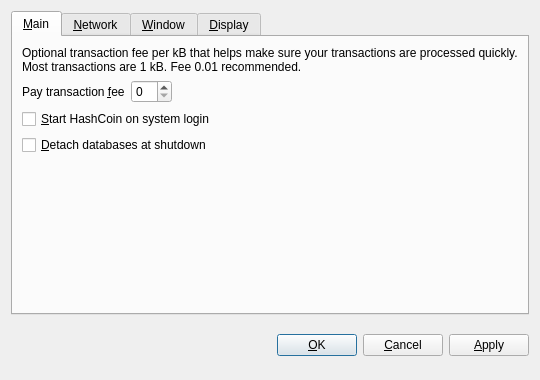
<?xml version="1.0" encoding="UTF-8"?>
<ui version="4.0">
 <class>OptionsDialog</class>
 <widget class="QDialog" name="OptionsDialog">
  <property name="geometry">
   <rect>
    <x>0</x>
    <y>0</y>
    <width>540</width>
    <height>380</height>
   </rect>
  </property>
  <property name="windowTitle">
   <string>Options</string>
  </property>
  <property name="modal">
   <bool>true</bool>
  </property>
  <layout class="QVBoxLayout" name="verticalLayout">
   <item>
    <widget class="QTabWidget" name="tabWidget">
     <property name="tabPosition">
      <enum>QTabWidget::North</enum>
     </property>
     <property name="currentIndex">
      <number>0</number>
     </property>
     <widget class="QWidget" name="tabMain">
      <attribute name="title">
       <string>&amp;Main</string>
      </attribute>
      <layout class="QVBoxLayout" name="verticalLayout_Main">
       <item>
        <widget class="QLabel" name="transactionFeeInfoLabel">
         <property name="text">
          <string>Optional transaction fee per kB that helps make sure your transactions are processed quickly. Most transactions are 1 kB. Fee 0.01 recommended.</string>
         </property>
         <property name="textFormat">
          <enum>Qt::PlainText</enum>
         </property>
         <property name="wordWrap">
          <bool>true</bool>
         </property>
        </widget>
       </item>
       <item>
        <layout class="QHBoxLayout" name="horizontalLayout_Main">
         <item>
          <widget class="QLabel" name="transactionFeeLabel">
           <property name="text">
            <string>Pay transaction &amp;fee</string>
           </property>
           <property name="textFormat">
            <enum>Qt::PlainText</enum>
           </property>
           <property name="buddy">
            <cstring>transactionFee</cstring>
           </property>
          </widget>
         </item>
         <item>
          <widget class="BitcoinAmountField" name="transactionFee"/>
         </item>
         <item>
          <spacer name="horizontalSpacer_Main">
           <property name="orientation">
            <enum>Qt::Horizontal</enum>
           </property>
           <property name="sizeHint" stdset="0">
            <size>
             <width>40</width>
             <height>20</height>
            </size>
           </property>
          </spacer>
         </item>
        </layout>
       </item>
       <item>
        <widget class="QCheckBox" name="bitcoinAtStartup">
         <property name="toolTip">
          <string>Automatically start HashCoin after logging in to the system.</string>
         </property>
         <property name="text">
          <string>&amp;Start HashCoin on system login</string>
         </property>
        </widget>
       </item>
       <item>
        <widget class="QCheckBox" name="detachDatabases">
         <property name="toolTip">
          <string>Detach block and address databases at shutdown. This means they can be moved to another data directory, but it slows down shutdown. The wallet is always detached.</string>
         </property>
         <property name="text">
          <string>&amp;Detach databases at shutdown</string>
         </property>
        </widget>
       </item>
       <item>
        <spacer name="verticalSpacer_Main">
         <property name="orientation">
          <enum>Qt::Vertical</enum>
         </property>
         <property name="sizeHint" stdset="0">
          <size>
           <width>20</width>
           <height>40</height>
          </size>
         </property>
        </spacer>
       </item>
      </layout>
     </widget>
     <widget class="QWidget" name="tabNetwork">
      <attribute name="title">
       <string>&amp;Network</string>
      </attribute>
      <layout class="QVBoxLayout" name="verticalLayout_Network">
       <item>
        <widget class="QCheckBox" name="mapPortUpnp">
         <property name="toolTip">
          <string>Automatically open the HashCoin client port on the router. This only works when your router supports UPnP and it is enabled.</string>
         </property>
         <property name="text">
          <string>Map port using &amp;UPnP</string>
         </property>
        </widget>
       </item>
       <item>
        <widget class="QCheckBox" name="connectSocks">
         <property name="toolTip">
          <string>Connect to the HashCoin network through a SOCKS proxy (e.g. when connecting through Tor).</string>
         </property>
         <property name="text">
          <string>&amp;Connect through SOCKS proxy:</string>
         </property>
        </widget>
       </item>
       <item>
        <layout class="QHBoxLayout" name="horizontalLayout_Network">
         <item>
          <widget class="QLabel" name="proxyIpLabel">
           <property name="text">
            <string>Proxy &amp;IP:</string>
           </property>
           <property name="textFormat">
            <enum>Qt::PlainText</enum>
           </property>
           <property name="buddy">
            <cstring>proxyIp</cstring>
           </property>
          </widget>
         </item>
         <item>
          <widget class="QValidatedLineEdit" name="proxyIp">
           <property name="maximumSize">
            <size>
             <width>140</width>
             <height>16777215</height>
            </size>
           </property>
           <property name="toolTip">
            <string>IP address of the proxy (e.g. 127.0.0.1)</string>
           </property>
          </widget>
         </item>
         <item>
          <widget class="QLabel" name="proxyPortLabel">
           <property name="text">
            <string>&amp;Port:</string>
           </property>
           <property name="textFormat">
            <enum>Qt::PlainText</enum>
           </property>
           <property name="buddy">
            <cstring>proxyPort</cstring>
           </property>
          </widget>
         </item>
         <item>
          <widget class="QLineEdit" name="proxyPort">
           <property name="maximumSize">
            <size>
             <width>55</width>
             <height>16777215</height>
            </size>
           </property>
           <property name="toolTip">
            <string>Port of the proxy (e.g. 9050)</string>
           </property>
          </widget>
         </item>
         <item>
          <widget class="QLabel" name="socksVersionLabel">
           <property name="text">
            <string>SOCKS &amp;Version:</string>
           </property>
           <property name="textFormat">
            <enum>Qt::PlainText</enum>
           </property>
           <property name="buddy">
            <cstring>socksVersion</cstring>
           </property>
          </widget>
         </item>
         <item>
          <widget class="QValueComboBox" name="socksVersion">
           <property name="toolTip">
            <string>SOCKS version of the proxy (e.g. 5)</string>
           </property>
          </widget>
         </item>
         <item>
          <spacer name="horizontalSpacer_Network">
           <property name="orientation">
            <enum>Qt::Horizontal</enum>
           </property>
           <property name="sizeHint" stdset="0">
            <size>
             <width>40</width>
             <height>20</height>
            </size>
           </property>
          </spacer>
         </item>
        </layout>
       </item>
       <item>
        <spacer name="verticalSpacer_Network">
         <property name="orientation">
          <enum>Qt::Vertical</enum>
         </property>
         <property name="sizeHint" stdset="0">
          <size>
           <width>20</width>
           <height>40</height>
          </size>
         </property>
        </spacer>
       </item>
      </layout>
     </widget>
     <widget class="QWidget" name="tabWindow">
      <attribute name="title">
       <string>&amp;Window</string>
      </attribute>
      <layout class="QVBoxLayout" name="verticalLayout_Window">
       <item>
        <widget class="QCheckBox" name="minimizeToTray">
         <property name="toolTip">
          <string>Show only a tray icon after minimizing the window.</string>
         </property>
         <property name="text">
          <string>&amp;Minimize to the tray instead of the taskbar</string>
         </property>
        </widget>
       </item>
       <item>
        <widget class="QCheckBox" name="minimizeOnClose">
         <property name="toolTip">
          <string>Minimize instead of exit the application when the window is closed. When this option is enabled, the application will be closed only after selecting Quit in the menu.</string>
         </property>
         <property name="text">
          <string>M&amp;inimize on close</string>
         </property>
        </widget>
       </item>
       <item>
        <spacer name="verticalSpacer_Window">
         <property name="orientation">
          <enum>Qt::Vertical</enum>
         </property>
         <property name="sizeHint" stdset="0">
          <size>
           <width>20</width>
           <height>40</height>
          </size>
         </property>
        </spacer>
       </item>
      </layout>
     </widget>
     <widget class="QWidget" name="tabDisplay">
      <attribute name="title">
       <string>&amp;Display</string>
      </attribute>
      <layout class="QVBoxLayout" name="verticalLayout_Display">
       <item>
        <layout class="QHBoxLayout" name="horizontalLayout_1_Display">
         <item>
          <widget class="QLabel" name="langLabel">
           <property name="text">
            <string>User Interface &amp;language:</string>
           </property>
           <property name="textFormat">
            <enum>Qt::PlainText</enum>
           </property>
           <property name="buddy">
            <cstring>lang</cstring>
           </property>
          </widget>
         </item>
         <item>
          <widget class="QValueComboBox" name="lang">
           <property name="toolTip">
            <string>The user interface language can be set here. This setting will take effect after restarting HashCoin.</string>
           </property>
          </widget>
         </item>
        </layout>
       </item>
       <item>
        <layout class="QHBoxLayout" name="horizontalLayout_2_Display">
         <item>
          <widget class="QLabel" name="unitLabel">
           <property name="text">
            <string>&amp;Unit to show amounts in:</string>
           </property>
           <property name="textFormat">
            <enum>Qt::PlainText</enum>
           </property>
           <property name="buddy">
            <cstring>unit</cstring>
           </property>
          </widget>
         </item>
         <item>
          <widget class="QValueComboBox" name="unit">
           <property name="toolTip">
            <string>Choose the default subdivision unit to show in the interface and when sending coins.</string>
           </property>
          </widget>
         </item>
        </layout>
       </item>
       <item>
        <widget class="QCheckBox" name="displayAddresses">
         <property name="toolTip">
          <string>Whether to show HashCoin addresses in the transaction list or not.</string>
         </property>
         <property name="text">
          <string>&amp;Display addresses in transaction list</string>
         </property>
        </widget>
       </item>
       <item>
        <spacer name="verticalSpacer_Display">
         <property name="orientation">
          <enum>Qt::Vertical</enum>
         </property>
         <property name="sizeHint" stdset="0">
          <size>
           <width>20</width>
           <height>40</height>
          </size>
         </property>
        </spacer>
       </item>
      </layout>
     </widget>
    </widget>
   </item>
   <item>
    <layout class="QHBoxLayout" name="horizontalLayout_Buttons">
     <item>
      <spacer name="horizontalSpacer_1">
       <property name="orientation">
        <enum>Qt::Horizontal</enum>
       </property>
       <property name="sizeHint" stdset="0">
        <size>
         <width>40</width>
         <height>48</height>
        </size>
       </property>
      </spacer>
     </item>
     <item>
      <widget class="QLabel" name="statusLabel">
       <property name="font">
        <font>
         <weight>75</weight>
         <bold>true</bold>
        </font>
       </property>
       <property name="text">
        <string/>
       </property>
       <property name="textFormat">
        <enum>Qt::PlainText</enum>
       </property>
       <property name="wordWrap">
        <bool>true</bool>
       </property>
      </widget>
     </item>
     <item>
      <spacer name="horizontalSpacer_2">
       <property name="orientation">
        <enum>Qt::Horizontal</enum>
       </property>
       <property name="sizeHint" stdset="0">
        <size>
         <width>40</width>
         <height>48</height>
        </size>
       </property>
      </spacer>
     </item>
     <item>
      <widget class="QPushButton" name="okButton">
       <property name="text">
        <string>&amp;OK</string>
       </property>
      </widget>
     </item>
     <item>
      <widget class="QPushButton" name="cancelButton">
       <property name="text">
        <string>&amp;Cancel</string>
       </property>
       <property name="autoDefault">
        <bool>false</bool>
       </property>
      </widget>
     </item>
     <item>
      <widget class="QPushButton" name="applyButton">
       <property name="text">
        <string>&amp;Apply</string>
       </property>
       <property name="autoDefault">
        <bool>false</bool>
       </property>
      </widget>
     </item>
    </layout>
   </item>
  </layout>
 </widget>
 <customwidgets>
  <customwidget>
   <class>BitcoinAmountField</class>
   <extends>QSpinBox</extends>
   <header>bitcoinamountfield.h</header>
  </customwidget>
  <customwidget>
   <class>QValueComboBox</class>
   <extends>QComboBox</extends>
   <header>qvaluecombobox.h</header>
  </customwidget>
  <customwidget>
   <class>QValidatedLineEdit</class>
   <extends>QLineEdit</extends>
   <header>qvalidatedlineedit.h</header>
  </customwidget>
 </customwidgets>
 <resources/>
 <connections/>
</ui>
